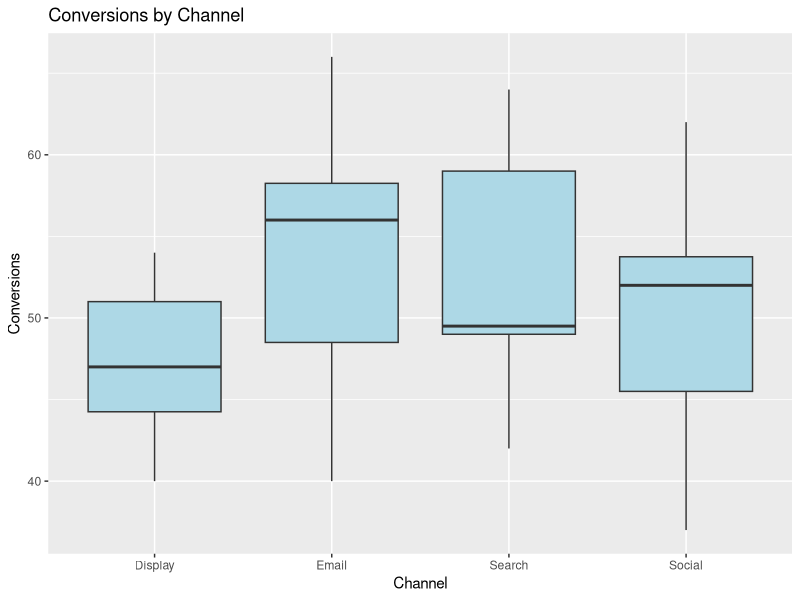

This figure's R source:
## ---- chunk 1
# Example Visualization (Mock Data)
library(tidyverse)
set.seed(42)
df <- tibble(
  Channel = rep(c("Search", "Email", "Social", "Display"), each = 10),
  Conversions = rpois(40, lambda = 50)
)

ggplot(df, aes(x = Channel, y = Conversions)) +
  geom_boxplot(fill = "lightblue") +
  labs(title = "Conversions by Channel", x = "Channel", y = "Conversions")
